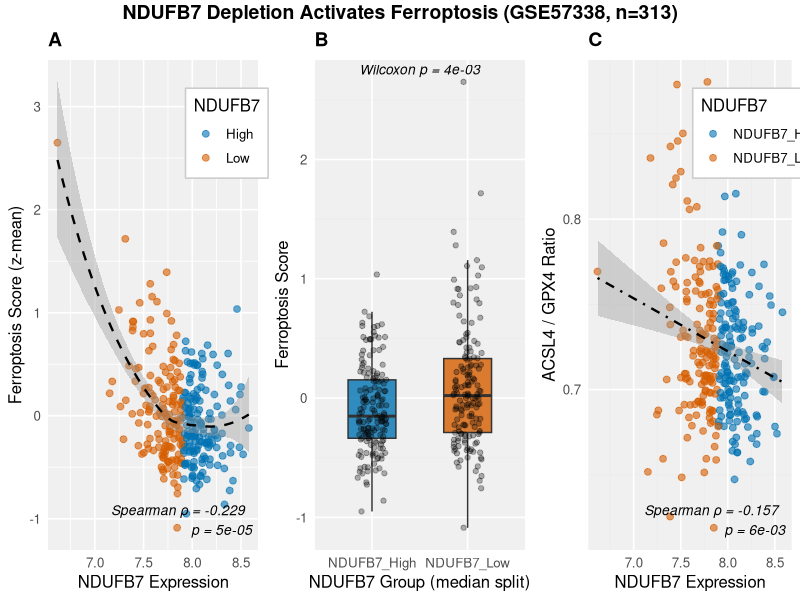
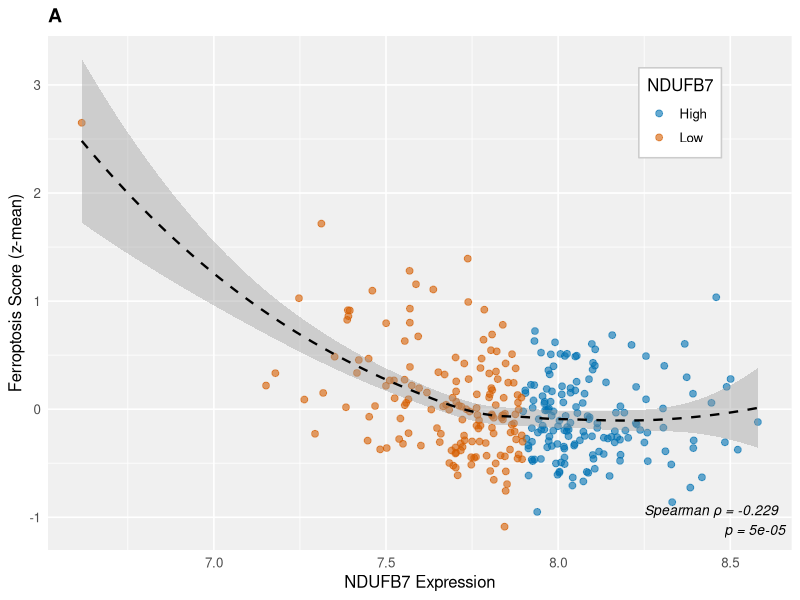
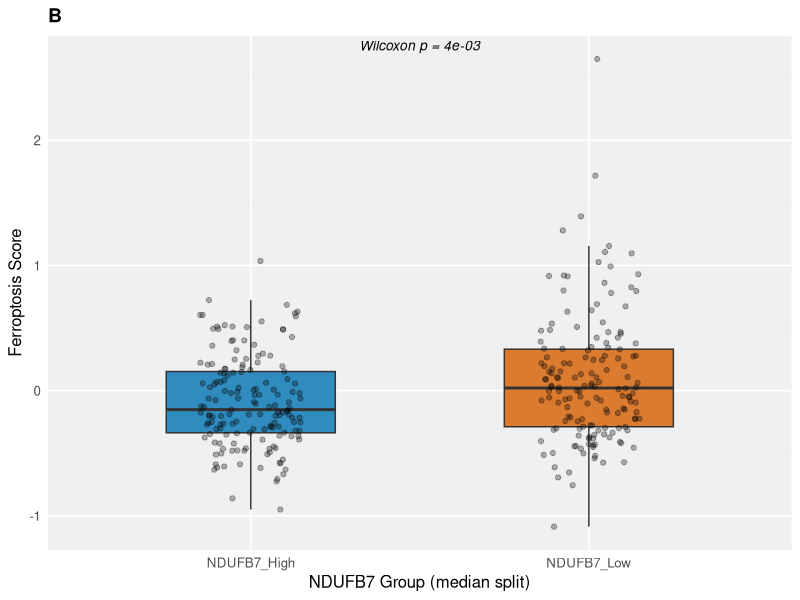
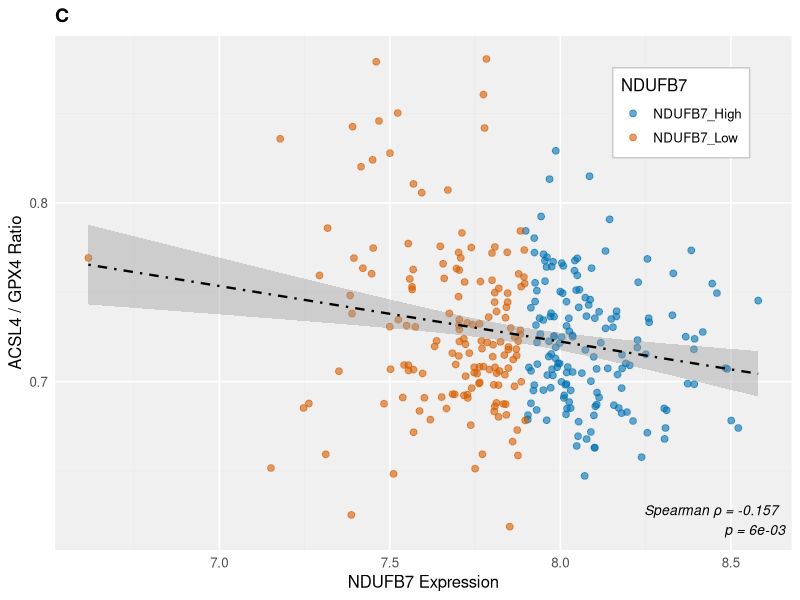

The R script that drew these images, in order:
#!/usr/bin/env Rscript
suppressPackageStartupMessages({
  library(ggplot2)
  library(gridExtra)
  library(grid)
})
PROJECT <- path.expand("~/Projects/NDUFB7_HF_2026_04_20")
setwd(PROJECT)
outdir <- file.path(PROJECT, "03_results/V144_Fig3_Publication")
dir.create(outdir, showWarnings = FALSE, recursive = TRUE)

message("========================================")
message("V144: Fig 3 投稿级制图")
message("========================================")

# 读取V141数据
df <- read.csv("03_results/V141_GSE57338_Bulk_Fix/V141_bulk_ferroptosis.csv", stringsAsFactors = FALSE)
df$NDUFB7_group <- factor(df$NDUFB7_group, levels = c("NDUFB7_High", "NDUFB7_Low"))

# 统计值（从V141日志提取，硬编码确保图注准确）
rho_val <- -0.229
p_spear <- 4.6e-05
p_wilcox <- 3.9e-03
rho_acsl4 <- -0.157
p_acsl4 <- 5.6e-03

# 配色方案（Nature风格）
col_high <- "#0072B2"  # 蓝
col_low  <- "#D55E00"  # 橙
col_bg   <- "#F0F0F0"  # 浅灰背景

# ========== Panel A: 散点图 + Spearman ==========
pA <- ggplot(df, aes(x = NDUFB7, y = ferroptosis_score)) +
  geom_point(aes(color = NDUFB7_group), alpha = 0.6, size = 2) +
  geom_smooth(method = "loess", se = TRUE, color = "black", linetype = "dashed", linewidth = 0.8) +
  scale_color_manual(values = c("NDUFB7_High" = col_high, "NDUFB7_Low" = col_low),
                     labels = c("NDUFB7_High" = "High", "NDUFB7_Low" = "Low")) +
  labs(
    title = "A",
    x = "NDUFB7 Expression",
    y = "Ferroptosis Score (z-mean)",
    color = "NDUFB7"
  ) +
  annotate("text", x = Inf, y = -Inf, 
           label = paste0("Spearman ρ = ", rho_val, "\np = ", format(p_spear, digits=1, scientific=TRUE)),
           hjust = 1.1, vjust = -0.5, size = 3.5, fontface = "italic") +
  theme_minimal(base_size = 12) +
  theme(
    plot.title = element_text(face = "bold", size = 14, hjust = 0),
    panel.background = element_rect(fill = col_bg, color = NA),
    panel.grid.major = element_line(color = "white"),
    panel.grid.minor = element_line(color = "white"),
    legend.position = c(0.85, 0.85),
    legend.background = element_rect(fill = "white", color = "gray80")
  )

# ========== Panel B: Boxplot + Wilcoxon ==========
pB <- ggplot(df, aes(x = NDUFB7_group, y = ferroptosis_score, fill = NDUFB7_group)) +
  geom_boxplot(alpha = 0.8, outlier.shape = NA, width = 0.5) +
  geom_jitter(width = 0.15, alpha = 0.3, size = 1.5, color = "black") +
  scale_fill_manual(values = c("NDUFB7_High" = col_high, "NDUFB7_Low" = col_low),
                    labels = c("NDUFB7_High" = "High", "NDUFB7_Low" = "Low")) +
  labs(
    title = "B",
    x = "NDUFB7 Group (median split)",
    y = "Ferroptosis Score",
    fill = "NDUFB7"
  ) +
  annotate("text", x = 1.5, y = Inf,
           label = paste0("Wilcoxon p = ", format(p_wilcox, digits=1, scientific=TRUE)),
           vjust = 1.5, size = 3.5, fontface = "italic") +
  theme_minimal(base_size = 12) +
  theme(
    plot.title = element_text(face = "bold", size = 14, hjust = 0),
    panel.background = element_rect(fill = col_bg, color = NA),
    panel.grid.major = element_line(color = "white"),
    legend.position = "none"
  )

# ========== Panel C: ACSL4/GPX4 Ratio ==========
has_ratio <- "ACSL4_GPX4_ratio" %in% names(df) && sum(is.finite(df$ACSL4_GPX4_ratio)) > 10

if (has_ratio) {
  pC <- ggplot(df, aes(x = NDUFB7, y = ACSL4_GPX4_ratio)) +
    geom_point(aes(color = NDUFB7_group), alpha = 0.6, size = 2) +
    geom_smooth(method = "lm", se = TRUE, color = "black", linetype = "dotdash", linewidth = 0.8) +
    scale_color_manual(values = c("NDUFB7_High" = col_high, "NDUFB7_Low" = col_low)) +
    labs(
      title = "C",
      x = "NDUFB7 Expression",
      y = "ACSL4 / GPX4 Ratio",
      color = "NDUFB7"
    ) +
    annotate("text", x = Inf, y = -Inf,
             label = paste0("Spearman ρ = ", rho_acsl4, "\np = ", format(p_acsl4, digits=1, scientific=TRUE)),
             hjust = 1.1, vjust = -0.5, size = 3.5, fontface = "italic") +
    theme_minimal(base_size = 12) +
    theme(
      plot.title = element_text(face = "bold", size = 14, hjust = 0),
      panel.background = element_rect(fill = col_bg, color = NA),
      panel.grid.major = element_line(color = "white"),
      legend.position = c(0.85, 0.85),
      legend.background = element_rect(fill = "white", color = "gray80")
    )
} else {
  # 如果没有ratio数据，画一个空面板占位
  pC <- ggplot() + 
    annotate("text", x = 0.5, y = 0.5, label = "C\nACSL4/GPX4 data pending") +
    theme_void() +
    theme(plot.title = element_text(face = "bold", size = 14, hjust = 0))
}

# ========== 合并输出 ==========
combined <- grid.arrange(pA, pB, pC, ncol = 3, 
                         top = textGrob("NDUFB7 Depletion Activates Ferroptosis (GSE57338, n=313)", 
                                        gp = gpar(fontface = "bold", fontsize = 14)))

ggsave(file.path(outdir, "Fig3_NDUFB7_Ferroptosis_300dpi.png"), combined, 
       width = 16, height = 6, dpi = 300, bg = "white")
ggsave(file.path(outdir, "Fig3_NDUFB7_Ferroptosis.pdf"), combined, 
       width = 16, height = 6, device = cairo_pdf)

# 单独保存各面板（方便排版调整）
ggsave(file.path(outdir, "Fig3A_scatter.png"), pA, width = 5.5, height = 5, dpi = 300, bg = "white")
ggsave(file.path(outdir, "Fig3B_boxplot.png"), pB, width = 5, height = 5, dpi = 300, bg = "white")
if (has_ratio) ggsave(file.path(outdir, "Fig3C_ratio.png"), pC, width = 5.5, height = 5, dpi = 300, bg = "white")

message("[DONE] V144: ", outdir)
message("  Fig3 combined: Fig3_NDUFB7_Ferroptosis_300dpi.png")
message("  Fig3 PDF: Fig3_NDUFB7_Ferroptosis.pdf")
